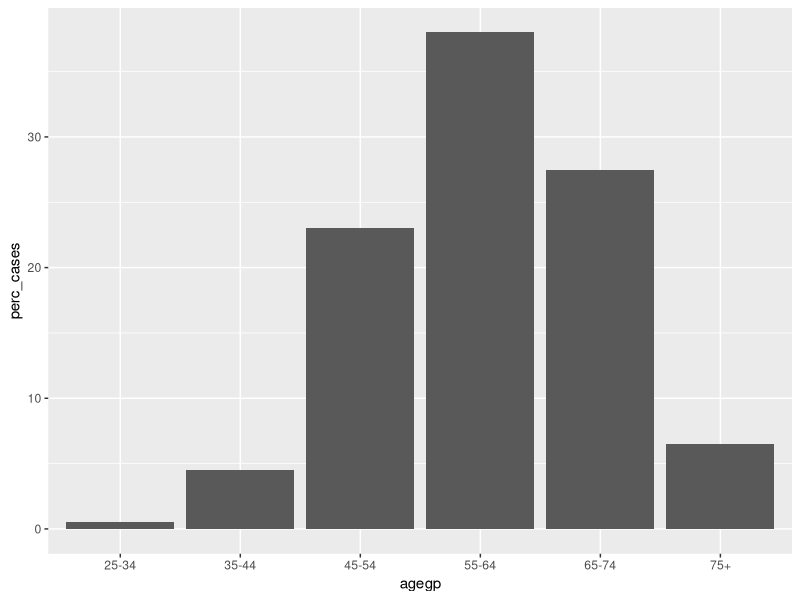
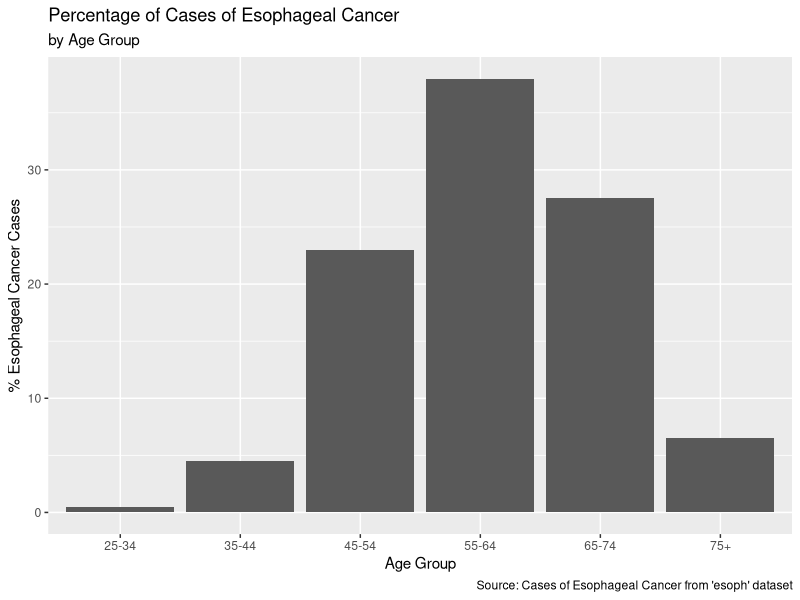
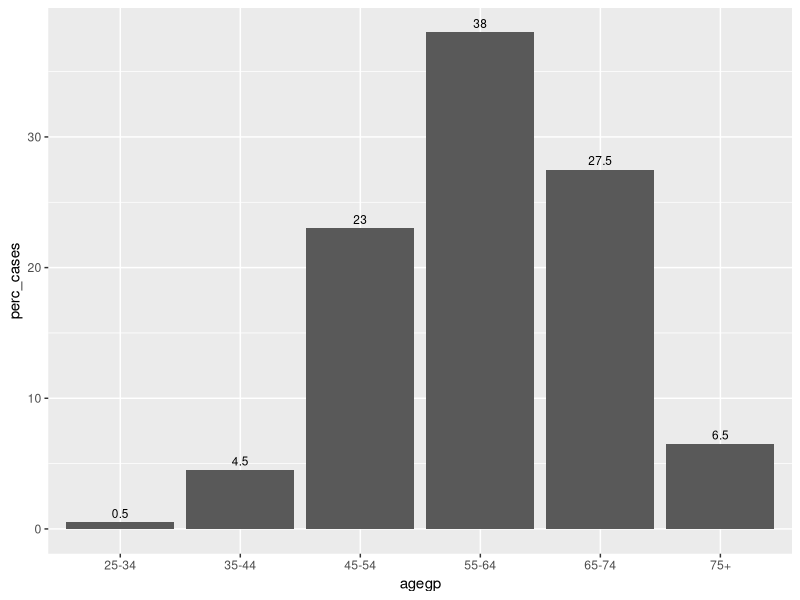
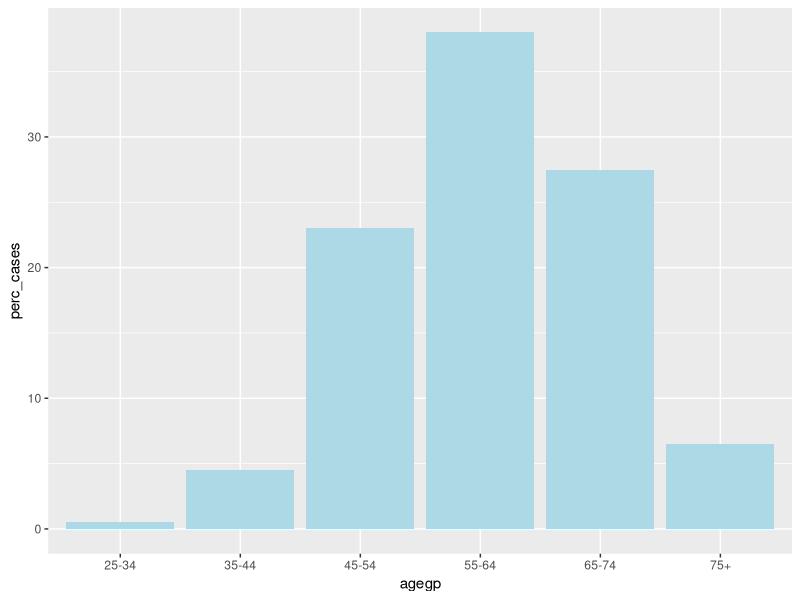
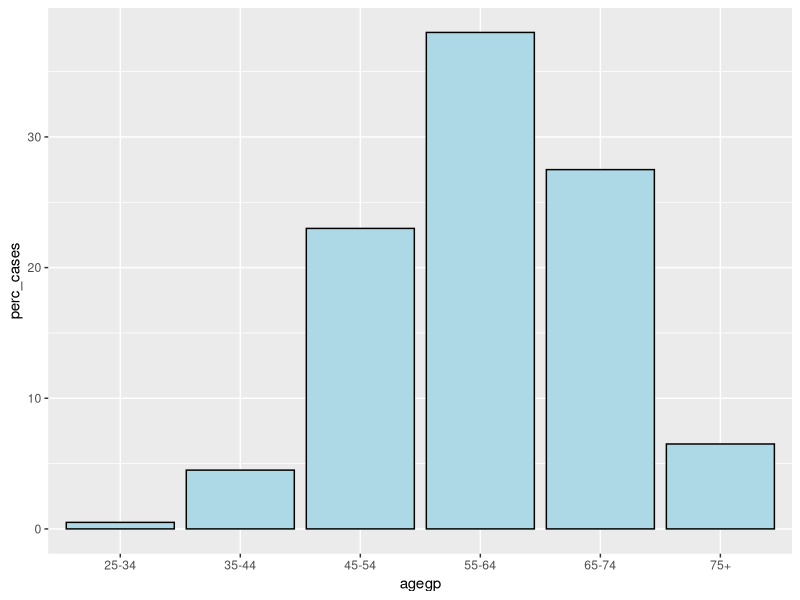
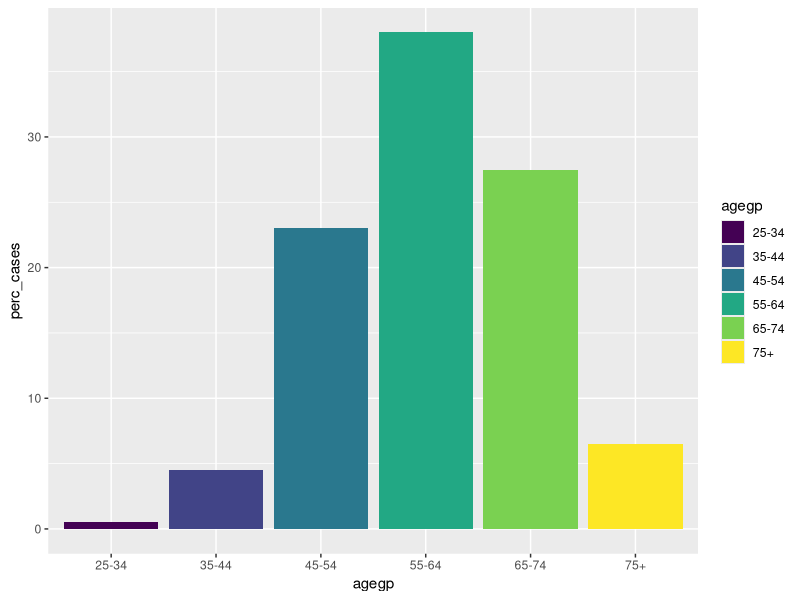
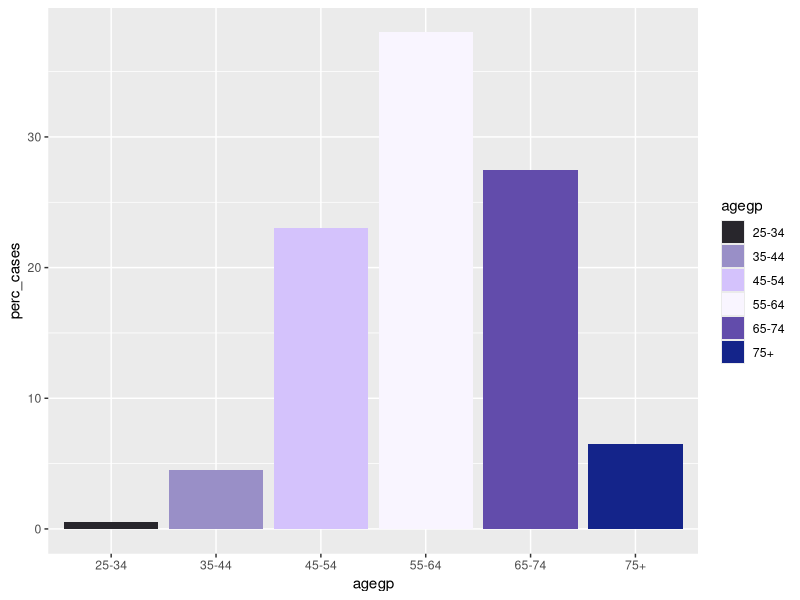
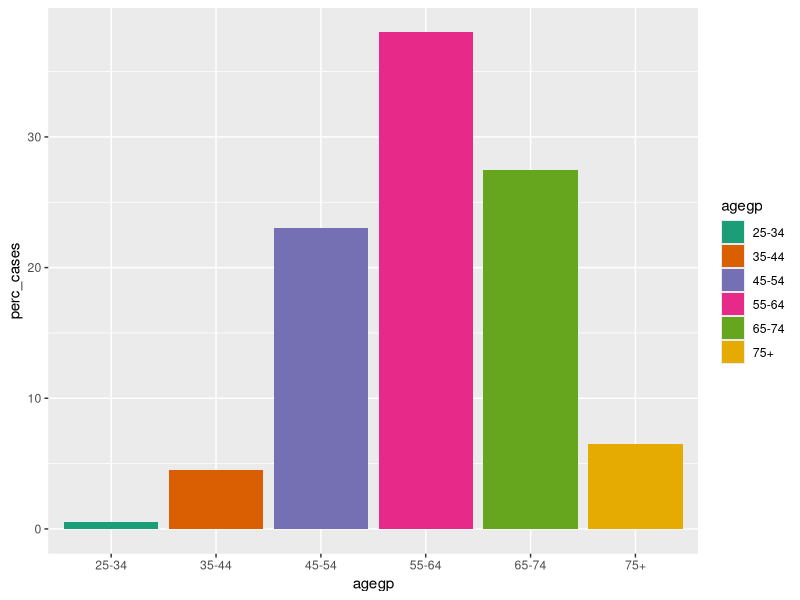

Here is the R script that generated these plots, in order:
## ---- chunk 1
knitr::opts_chunk$set(echo = TRUE)
## ---- chunk 2
# It is good practice to always load your libraries first!
library(ggplot2)
library(ggthemes)
library(dplyr)
library(magrittr)
## ---- chunk 3
# Load data
# NOTE: How is loading this built-in data different from loading other datasets? 
data(esoph)

# Let's view the first couple of lines of the data
# NOTE: What do you notice about the types of variables?
head(esoph)
## ---- chunk 4
# The 'agg_agegp' data frame will contain summarized information about esophageal cancer cases by age group
agg_agegp <- esoph %>% 
  # Group the data by the 'agegp' variable
  group_by(agegp) %>% 
  # Summarize the grouped data by calculating the total number of cases (ncases) for each age group
  summarize(totalcases = sum(ncases))
# Display or return the 'agg_agegp' data frame, which now contains the summarized information
agg_agegp

## ---- chunk 5
# Add a new column 'perc_cases' to the data frame
  # Calculate the percentage of total cases for each age group
  # The calculation is done by dividing 'totalcases' by the sum of all 'totalcases' values, and then multiplying by 100
agg_agegp <- agg_agegp %>%
  mutate(perc_cases = 100*totalcases/sum(totalcases))
## ---- chunk 6
# Initialize the 'barchart' object and specify the data frame 'agg_agegp' as the data source
# Use 'aes()' to define the aesthetics (mapping of variables to visual properties)
barchart <- ggplot(data = agg_agegp, # Selecting the data that will be fed into the plot
                   aes(x = agegp, # 'x=agegp' maps the 'agegp' variable to the x-axis
                       y = perc_cases)) + # 'y=perc_cases' maps the 'perc_cases' variable to the y-axis

  # Add a bar layer to the plot using 'geom_bar()'
  # 'stat="identity"' means the heights of the bars correspond to the actual data values
  geom_bar(stat = "identity") # 'geom_bar' specifies that this will be a bar chart

# Display the bar chart
barchart
## ---- chunk 7
# Add custom labels to the 'barchart' 
barchart + 
  labs(title = "Percentage of Cases of Esophageal Cancer", # Title
       subtitle = "by Age Group", # Subtitle
       x = "Age Group", # X-axis label
       y = "% Esophageal Cancer Cases", # Y-axis label
       caption = "Source: Cases of Esophageal Cancer from 'esoph' dataset") # Caption

# Add text labels above each bar using the 'perc_cases' values as labels
barchart + 
  geom_text(aes(label = perc_cases), # Add text labels to each bar 
                vjust = -0.5, # Adjust vertical placement (- is up, + is down)
                size = 3, # Adjust text size
                color = "black", # Set color
                family = "sans" # Set font
            ) 
## ---- chunk 8
# One color for all bars
barchart + 
  geom_bar(stat="identity", # Directly plots provided data values as bar heights, without transformation
           fill="lightblue") # Filling in the bars

# Outline and fill in the bars
barchart + 
  geom_bar(stat = "identity", 
           fill = "lightblue",
           color = "black") # Outlining the bars

# Color by Group (More useful for stacked barcharts which are covered later in this module)

# Use default colors:
barchart2 <- ggplot(agg_agegp, aes(x=agegp, y=perc_cases, fill = agegp)) +
  geom_bar(stat="identity")
barchart2

# We can also manually select the fill colors:
   # (1) HEX Colors
     barchart2 + scale_fill_manual(values=c("#28262C", "#998FC7", "#D4C2FC",
                                          "#F9F5FF", "#624CAB", "#14248A"))

    # (2) Color Palettes (i.e. Brewer's)
      barchart2 + scale_fill_brewer(palette="Dark2")
      
  # A useful use case is to emphasize one of the groups
      barchart2 + scale_fill_manual(values=c("darkgrey", "darkgrey", "darkgrey",
                                          "darkred", "darkgrey", "darkgrey"))
## ---- chunk 9

barchart_continuous <- ggplot(agg_agegp, aes(x = agegp, 
                                   y = perc_cases)) + # Key is to fill with continuous value
  geom_bar(stat = "identity", aes(fill = perc_cases)) +
  scale_fill_gradient(low = "darkgrey", high = "darkred")  # Apply color gradient
barchart_continuous
## ---- chunk 10
# Color to highlight a specific group (When you want to emphasize one of the groups)
barchart2 + 
  scale_fill_manual(values=c("darkgrey", "darkgrey", "darkgrey",
                                          "darkred", "darkgrey", "darkgrey"))
## ---- chunk 11
# Color to distinguish between groups (Will become more useful in Stacked & Dodged bar plots!!)
barchart2 + 
  scale_fill_brewer(palette="Spectral") # Use 'qualitative' or 'diverging' palettes for categorical data
## ---- chunk 12
# To modify the Legend:
barchart2 +
  scale_fill_brewer(palette="Accent") + 
  scale_fill_discrete(name = "Age Group") + # Change name of Legend
  theme(legend.position="bottom") # Change position of legend (left, right, top, bottom)

barchart2 +
  scale_fill_brewer(palette = "Accent") + 
  scale_fill_discrete(name = "Age Group") + # Change name of Legend
  theme(legend.position = "bottom", 
        legend.justification = "right") # Another directioning position for combinations (top & right)

## ---- chunk 13
# Remove Vertical Lines
barchart2 +
  theme(panel.grid.major.x = element_blank(),
        panel.grid.minor.x = element_blank()) 
  
# Remove Horizontal Lines
barchart2 +
    theme(panel.grid.major.y = element_blank(),
          panel.grid.minor.y = element_blank()) 

# Remove both the lines and background
barchart2 +
    theme(panel.grid.major = element_blank(), 
          panel.grid.minor = element_blank(), 
          panel.background = element_blank(), 
          axis.line = element_line(colour = "black"))

# Add Custom background color
barchart2 +
    theme(panel.background = element_rect(fill = "#F9F5FF",
                                          size = 2, linetype = "solid"))

# Use ggthemes to add/remove grid lines, change color of background, and change plot themes

# Example 1: Minimalist Theme
barchart2 + 
  theme_tufte()

# Example 2: Inverse Gray Theme
barchart2 + 
  theme_igray()

# Example 3: Dark Theme
barchart2 + 
  theme_solarized(light = FALSE)
## ---- chunk 14
#Type your answer here
custom_barchart <- ggplot(data=agg_agegp, aes(x=agegp, y=perc_cases, fill= agegp)) +
  geom_bar(stat="identity") +
  ggtitle("Percentage Esophageal Cancer Cases",
          subtitle = "by Age Group") +
  theme(plot.title = element_text(hjust = 0.5), plot.subtitle = element_text(hjust = 0.5)) +
  labs(x = "Age Group", 
       y = "Percent Esophageal Cancer Cases (%)",
       caption = "Source: Cases of Esophageal Cancer from 'esoph' dataset") +
  guides(fill=guide_legend(title="Age Group")) +
  geom_text(aes(label = perc_cases), vjust = -0.50, size = 3.4, color = "black") + 
  scale_fill_brewer(palette="Dark2") +
  theme(panel.grid.major = element_blank(), # Same as theme_classic()
          panel.grid.minor = element_blank(), 
          panel.background = element_blank(), 
          axis.line = element_line(colour = "black"))
custom_barchart
## ---- chunk 15
stacked_bc <- ggplot(esoph, aes(x = agegp, y = ncases, fill = alcgp)) + 
    geom_bar(stat = "identity")

stacked_bc
## ---- chunk 16
# Color Palettes
stacked_bc + scale_fill_brewer() #Default Brewer color palette

# Can specify the palette by palette name or number
stacked_bc + scale_fill_brewer(palette = 12) #OR
stacked_bc + scale_fill_brewer(palette = "Purples")

# Manually Choose Colors for what you are stratifying by (i.e. alcgp)
stacked_bc + scale_fill_manual(values=c("#78CDD7", "#44A1A0", "#247B7B", "#0D5C63"))
## ---- chunk 17
# Add Border and Color
ggplot(esoph, aes(x = agegp, y = ncases, fill = alcgp)) +
  geom_bar(stat = "identity", color = "black") + #Specify Border by "color ="
  scale_fill_brewer(palette = "Pastel1")
# The borders look a bit weird due to the way the data is represented in our dataset 
# (We have the same alcgp category duplicated multiple times for each agegp)

# To get the proper border, we will need to clean our data such that 
# the alcgp category is not repeated for each agegp 
alc_cases <- esoph %>%
  select(agegp, alcgp, ncases) %>%
  group_by(agegp, alcgp) %>%
  summarize(total_cases = sum(ncases))
# Compare this new clean data with the original dataset. 
# What do you notice about the ways agegp, alcgp, and ncases are represented?

barchart3 <- ggplot(alc_cases, aes(x = agegp, y = total_cases, fill = alcgp)) +
  geom_bar(stat = "identity",color = "black") +
  scale_fill_brewer(palette = "Pastel1")

barchart3
# Now the borders look good!
## ---- chunk 18
ggplot(alc_cases, aes(x = agegp, y = total_cases, fill = alcgp, 
                      label = total_cases)) + # Need to specify the label 
  geom_bar(stat = "identity") +
  geom_text(position = position_stack(vjust = 0.5), size = 3, color = "#ffffff") 
# need to mention position = position_stack(); vjust = 0.5 is for centering

# In this case, this barchart is showing the values of 0, which we don't want, 
# so we can modify our code
ggplot(alc_cases, aes(x=agegp, y=total_cases, fill = alcgp, 
                      label = total_cases)) + 
  geom_bar(stat="identity")+
  geom_text(data=subset(alc_cases, total_cases != 0), 
            position = position_stack(vjust = 0.5), size=3, color = "#ffffff")
## ---- chunk 19
# Change the Category Labels
barchart3 +
  guides(fill=guide_legend( # 'Guide legend' allows to manually input a legend
    title="Alcohol Use \n    (g/day)")) + # '\n' adds a new line and then add spaces to center '(g/day)'
  scale_fill_discrete(labels = c("<= 39", "40-79", "80-119", ">= 120"))
## ---- chunk 20
dodged_bc <- ggplot(alc_cases, aes(x = agegp, y = total_cases, fill = alcgp)) +
  geom_bar(stat = "identity", 
           position = "dodge")  # Need to specify position = "dodge" to group bars next to each other
dodged_bc
## ---- chunk 21
# Change color the same way you did for stacked barcharts 
# with either scale_fill_manual or scale_fill_brewer

dodged_bc + scale_fill_brewer(palette = "PiYG")
## ---- chunk 22
# If you would like to include the empty bar space along with the values
dodged_bc +
  geom_text(aes(label = total_cases), position = position_dodge(0.9), 
            vjust = -0.5, size = 3, color = "black")

# If you do not want values of 0 to show up on the graph
dodged_bc +
  geom_text(data=subset(alc_cases, total_cases != 0), 
            aes(label = total_cases), position = position_dodge(0.9), 
            vjust = 2, size = 3, color = "#ffffff")
# Notice that this graph above shows the empty bar space that we don't want and 
# therefore some of the numbers are not formatted on the bar. 
# To fix this, we need to remove any rows where the total_cases is 0 
# from our dataset and plot again

alc_cases2 <- alc_cases %>% 
  filter(total_cases > 0)

ggplot(alc_cases2, aes(x = agegp, y = total_cases, fill = alcgp)) +
  geom_bar(stat = "identity", position = "dodge") +
  geom_text(aes(label = total_cases), position = position_dodge(0.9), 
            vjust = 1, size = 3, color = "#ffffff") # Much better!
## ---- chunk 23
#Type your answer here

## ---- chunk 24
# Flipping the axis of the barchart
barchart3 +
  coord_flip() # Mention this to swap the x and y axes
## ---- chunk 25
# Reordering the bars in ascending/descending order
ggplot(esoph,aes(x = reorder(agegp,-ncases), y = ncases, fill = alcgp)) +
  geom_bar(stat ="identity")
# Syntax: x = reorder(X variable,+/-Y variable); + = ascending, - = descending
# NOTE: It does not make sense to reorder the bars in this context 
# as the age group categories are out of order

# Reverse the stacking of the bars
ggplot(esoph,aes(x = agegp, y = ncases, fill = alcgp)) +
  geom_bar(stat ="identity", position = position_stack(reverse = TRUE))
## ---- chunk 26
# Type your answer here

## ---- chunk 27
ec_tobacco <- esoph %>% 
  group_by(tobgp) %>% 
  summarize(totalcases = sum(ncases)) %>% 
  mutate(perc_case = 100*totalcases/sum(totalcases))

ggplot(data=ec_tobacco, aes(x=tobgp, y=perc_case)) +
  geom_bar(stat="identity", color = "black", fill = "aquamarine3") +
  labs(title = "Percentage of Cases of Esophageal Cancer", 
       subtitle = "by Tobacco Consumption",
       x = "Tobacco Consumption (g/day)", 
       y = "% Esophageal Cancer Cases") +
  theme_classic(base_family = "serif", base_size = 12) +
  theme(plot.title=element_text(hjust=0.5),
        plot.subtitle=element_text(hjust=0.5))
